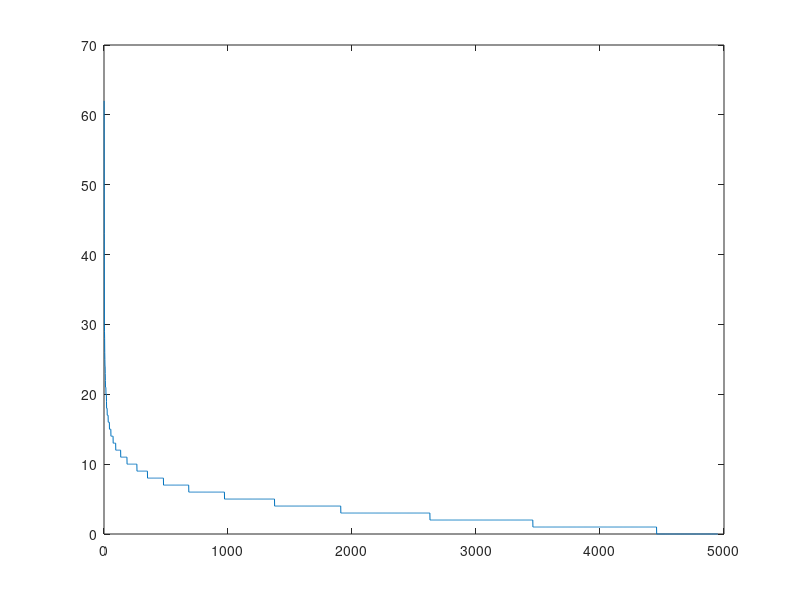

The MATLAB source for this figure:
A = dlmread('DM2.txt');
count = 0;
for i = 1:99;
    for j = i+1:100;
        count = count +1;
        Asy(count,1) = abs(A(i,j) - A(j,i));
    end
end
Q = sort(Asy,'descend');
V = 1:length(Q);
plot(V,Q)